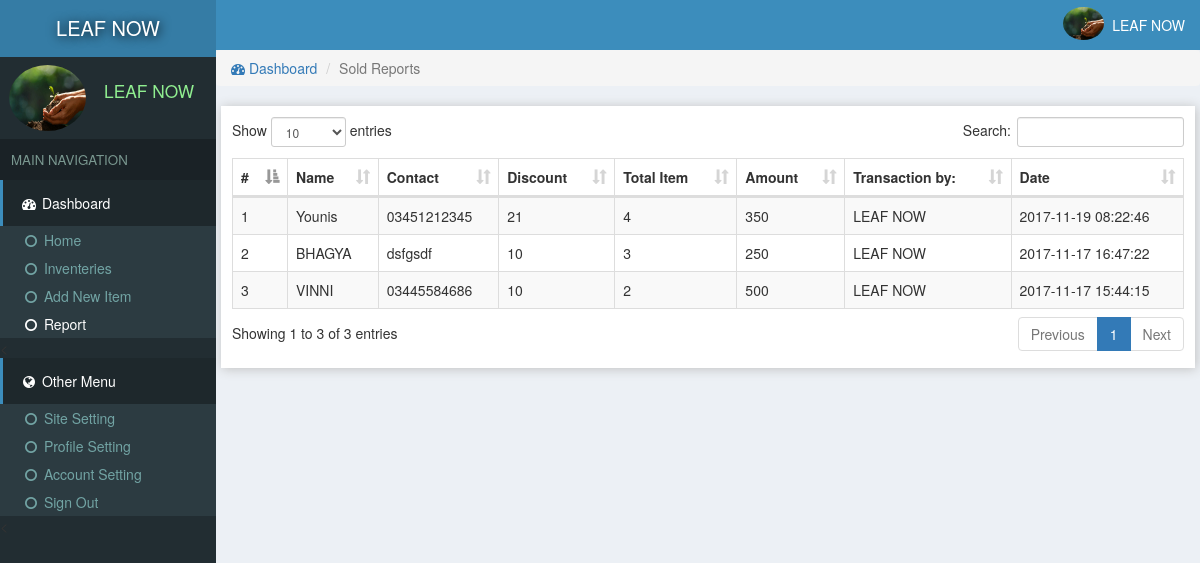
/reports.php (signed in), run on the app's committed database.
### tables this page shows
CREATE TABLE `site` (
  `id` int(11) NOT NULL,
  `title` varchar(222) NOT NULL,
  `name` varchar(222) NOT NULL
);

CREATE TABLE `users` (
  `id` int(11) NOT NULL,
  `email` varchar(222) NOT NULL,
  `password` varchar(222) NOT NULL,
  `name` varchar(222) NOT NULL,
  `pic` varchar(222) NOT NULL,
  `number` varchar(222) NOT NULL,
  `date` timestamp NOT NULL DEFAULT current_timestamp()
);

CREATE TABLE `sold` (
  `id` int(11) NOT NULL,
  `name` varchar(222) NOT NULL,
  `contact` varchar(222) NOT NULL,
  `discount` varchar(222) NOT NULL,
  `item` varchar(222) NOT NULL,
  `amount` varchar(222) NOT NULL,
  `userId` int(11) NOT NULL,
  `date` timestamp NOT NULL DEFAULT current_timestamp()
);

### assets/db.php (called while the page is built, shortened)
<?php
    $con = new mysqli('localhost','root','','store');
    $array = $con->query("select * from users where id ='$_SESSION[userId]'");
    $user = $array->fetch_assoc();
?>

### reports.php (the view, shortened to what this page needs)
<?php require "assets/function.php" ?>
<?php require 'assets/db.php';?>
<!DOCTYPE html>
<html>
<head>
<link rel="stylesheet" href="js/datatables.net-bs/css/dataTables.bootstrap.min.css">
  <?php require "assets/autoloader.php" ?>
</head>
<body style="background: #ECF0F5;padding:0;margin:0">
<div class="dashboard" style="position: fixed;width: 18%;height: 100%;background:#222D32">
  <div style="background:#357CA5;padding: 14px 3px;color:white;font-size: 15pt;text-align: center;text-shadow: 1px 1px 11px black">
    <a href="index.php" style="color: white;text-decoration: none;"><?php echo strtoupper(siteName()); ?> </a>
  </div>
  <div class="flex" style="padding: 3px 7px;margin:5px 2px;">
    <div><img src="photo/<?php echo $user['pic'] ?>" class='img-circle' style='width: 77px;height: 66px'></div>
    <div style="color:lightgreen;font-size: 13pt;padding: 14px 7px;margin-left: 11px;"><?php echo ucfirst($user['name']); ?></div>
  </div>
  <div style="background: #1A2226;font-size: 10pt;padding: 11px;color: #79978F">MAIN NAVIGATION</div>
  <div>
    <div style="background:#1E282C;color: white;padding: 13px 17px;border-left: 3px solid #3C8DBC;"><span><i class="fa fa-dashboard fa-fw"></i> Dashboard</span></div>
    <div class="item">
      <ul class="nostyle zero">
        <a href="index.php"><li ><i class="fa fa-circle-o fa-fw"></i> Home</li></a>
        <a href="inventeries.php"><li ><i class="fa fa-circle-o fa-fw"></i> Inventeries</li></a>
       <a href="addnew.php"><li><i class="fa fa-circle-o fa-fw"></i> Add New Item</li></a>
        <a href="reports.php"><li style="color: white"><i class="fa fa-circle-o fa-fw"></i> Report</li></a>
      </ul><
    </div>
  </div>
  <div style="background:#1E282C;color: white;padding: 13px 17px;border-left: 3px solid #3C8DBC;"><span><i class="fa fa-globe fa-fw"></i> Other Menu</span></div>
  <div class="item">
      <ul class="nostyle zero">
        <a href="sitesetting.php"><li><i class="fa fa-circle-o fa-fw"></i> Site Setting</li></a>
       <a href="profile.php"><li><i class="fa fa-circle-o fa-fw"></i> Profile Setting</li></a>
        <a href="accountSetting.php"><li><i class="fa fa-circle-o fa-fw"></i> Account Setting</li></a>
        <a href="logout.php"><li><i class="fa fa-circle-o fa-fw"></i> Sign Out</li></a>
      </ul><
    </div>
</div>
<div class="marginLeft" >
  <div style="color:white;background:#3C8DBC" >
    <div class="pull-right flex rightAccount" style="padding-right: 11px;padding: 7px;">
      <div><img src="photo/<?php echo $user['pic'] ?>" style='width: 41px;height: 33px;' class='img-circle'></div>
      <div style="padding: 8px"><?php echo ucfirst($user['name']) ?></div>
    </div>
  </div>
  <div class="content">
   <ol class="breadcrumb ">
        <li><a href="index.php"><i class="fa fa-dashboard"></i> Dashboard</a></li>
        <li class="active">Sold Reports</li>
    </ol>
  <div class="tableBox" >
    <table id="dataTable" class="table table-bordered table-striped" style="z-index: -1">
      <thead>
        <th>#</th>
        <th>Name</th>
        <th>Contact</th>
        <th>Discount</th>
        <th>Total Item</th>
        <th>Amount</th>
        <th>Transaction by:</th>
        <th>Date</th>
      </thead>
     <tbody>
      <?php $i=0;
          $array = $con->query("select * from sold ORDER BY date DESC");
        while ($row = $array->fetch_assoc())
        {
          $i=$i+1;
        ?>
          <tr>
            <td><?php echo $i; ?></td>
            <td><?php echo $row['name']; ?></td>
            <td><?php echo $row['contact']; ?></td>
            <td><?php echo $row['discount']; ?></td>
            <td><?php echo $row['item']; ?></td>
            <td><?php echo $row['amount']; ?></td>
            <td><?php echo getAdminName($row['userId']); ?></td>
            <td><?php echo $row['date']; ?></td>
          </tr>
      <?php
        }
       ?>
     </tbody>
    </table>
  </div>
  </div>
</div>
</body>
</html>

### data on the page
site: name "LEAF NOW"
users: pic (placeholder picture), name "LEAF NOW"
sold: name "Younis", contact "03451212345", discount "21", item "4", amount "350", userId.name "LEAF NOW", date "2017-11-19 08:22:46"
sold: name "BHAGYA", contact "dsfgsdf", discount "10", item "3", amount "250", userId.name "LEAF NOW", date "2017-11-17 16:47:22"
sold: name "VINNI", contact "03445584686", discount "10", item "2", amount "500", userId.name "LEAF NOW", date "2017-11-17 15:44:15"
